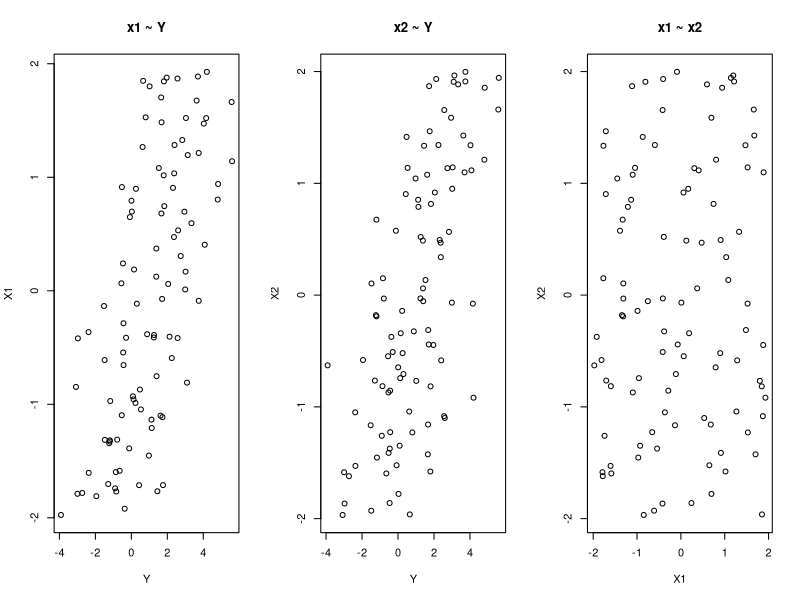
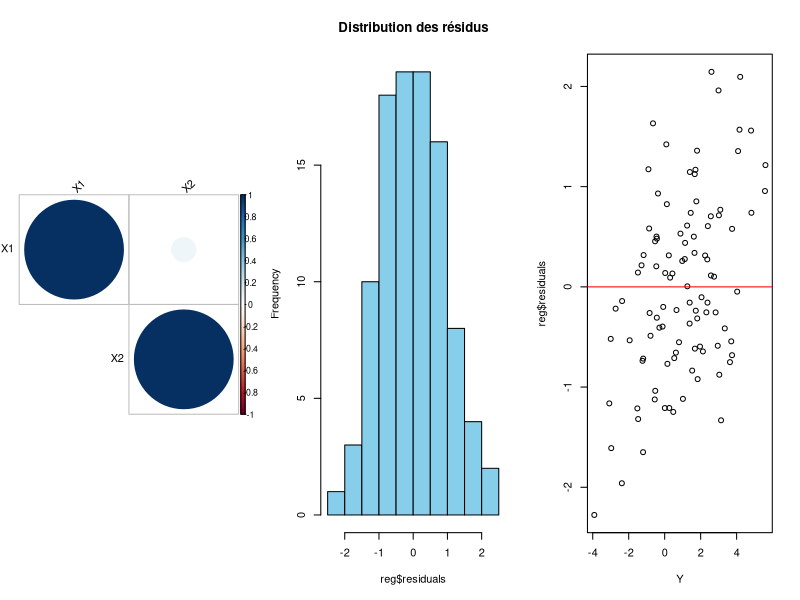
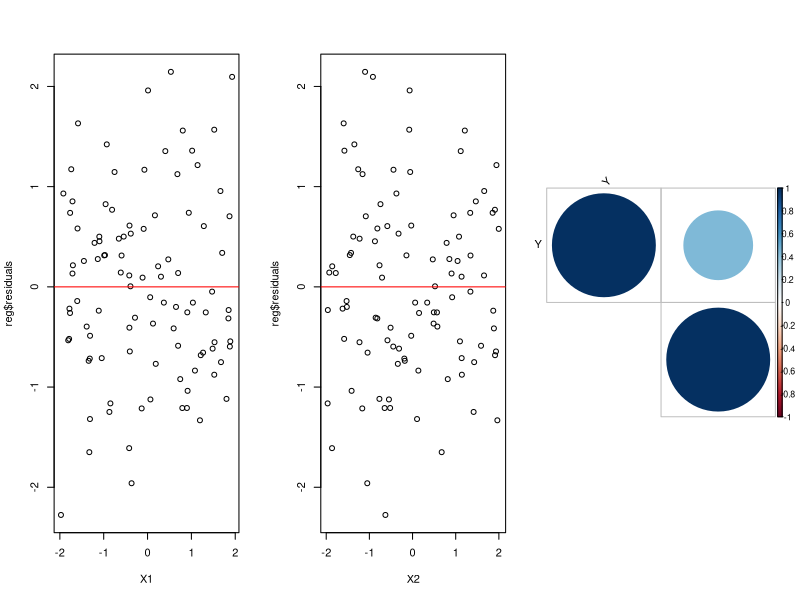
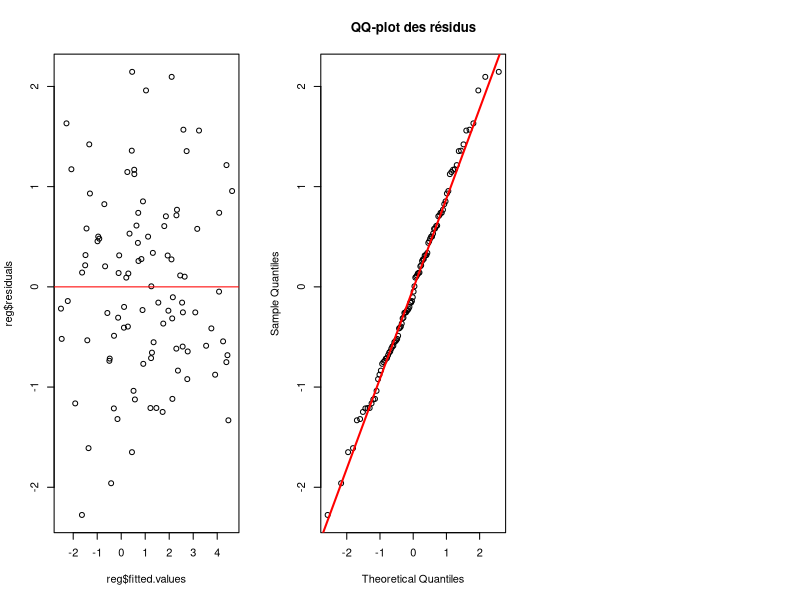
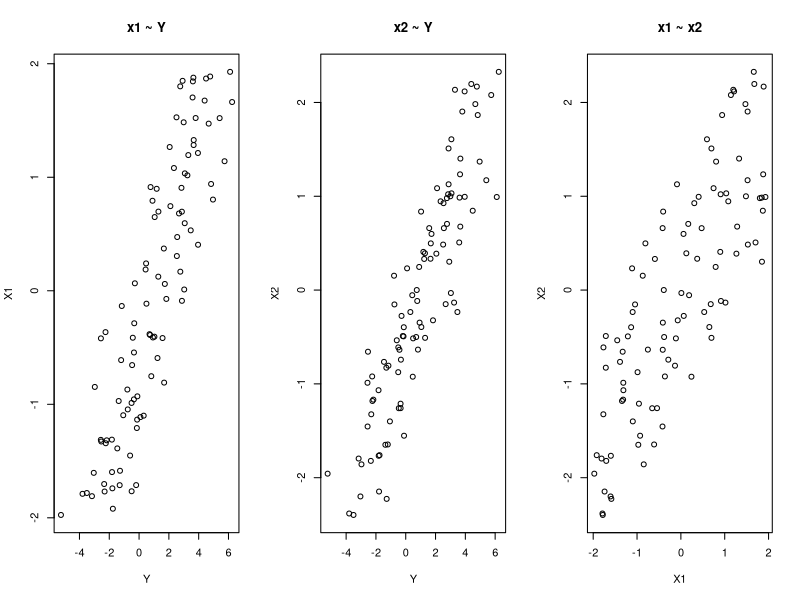
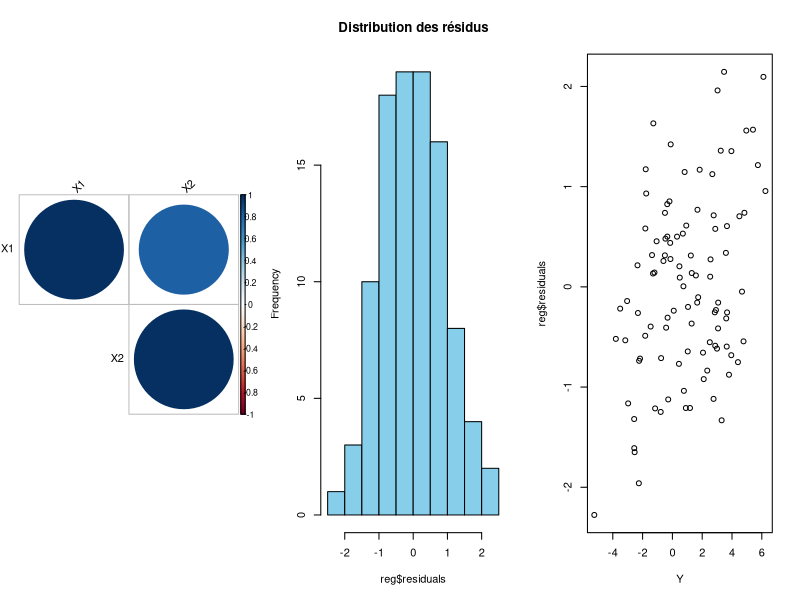
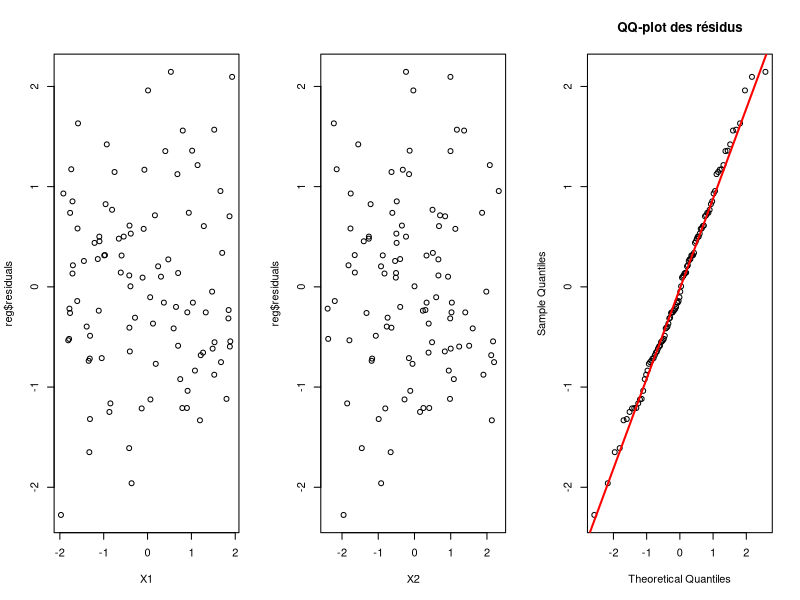
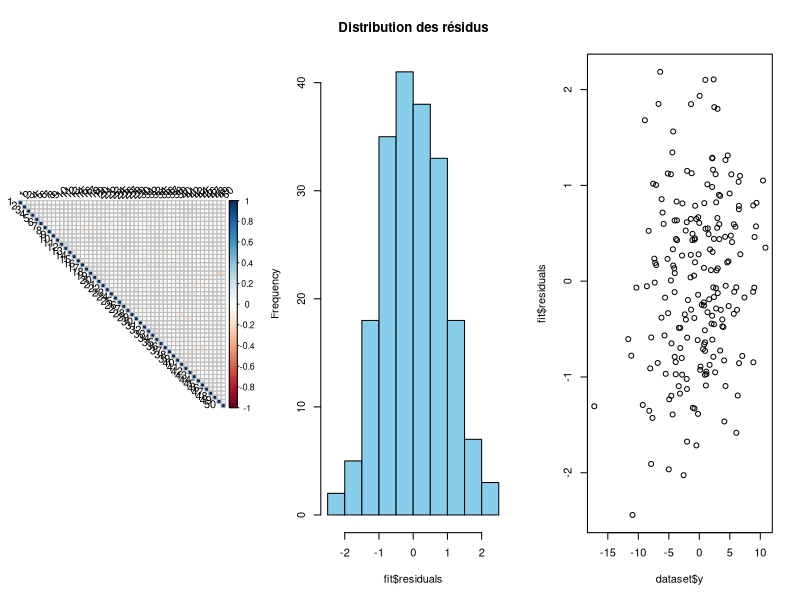

The R source for these figures, in order:
## ---- chunk 1
# PACKAGES

library(corrplot)
## ---- chunk 2
set.seed(123)
n <-  100

# Résidu 
sigma2 <- 1
bruit <- rnorm(n, mean = 0, sd = sqrt(sigma2))

# Vecteur
X1 <- runif(n, min = -2, max = 2)
X2 <- runif(n, min = -2, max = 2)

# Coefficient beta 
beta <-  c(1, 1, 1)

# Réponse Y
Y <- beta[1] + beta[2]*X1 + beta[3]*X2 + bruit

# RL
reg <- lm(Y ~ X1 + X2)
## ---- chunk 3
#visualisation de la corrélation entre les variables 
par(mfrow = c(1, 3))
plot(Y, X1, main = "x1 ~ Y")
plot(Y, X2, main = "x2 ~ Y")
plot(X1, X2, main = "x1 ~ x2")
## ---- chunk 4
#Matrice de corrélation et plot 
X = cbind(X1,X2)
cor_mat = cor(X)
corrplot(cor_mat, type="upper", order="hclust", tl.col="black", tl.srt=45)

## ---- chunk 5


hist(reg$residuals, col = "skyblue", main = "Distribution des résidus")

## ---- chunk 6
# Graphe des résidus en fonction de Y
plot(Y, reg$residuals)
abline(h = 0, col = "red")

# Graphe des résidus en fonction de X1
plot(X1, reg$residuals)
abline(h = 0, col = "red")

# Graphe des résidus en fonction de X2
plot(X2, reg$residuals)
abline(h = 0, col = "red")
## ---- chunk 7
#Matrice de corrélation et plot 
X = cbind(Y, reg$residuals)
cor_mat = cor(X)
corrplot(cor_mat, type="upper", order="hclust", tl.col="black", tl.srt=45)

## ---- chunk 8
plot(reg$fitted.values, reg$residuals)
abline(h = 0, col = "red")


## ---- chunk 9
# QQ-plot des résidus
qqnorm(residuals(reg), main = "QQ-plot des résidus")
qqline(residuals(reg), col = "red", lwd = 2)
## ---- chunk 10
set.seed(123)
n <-  100

# Résidu 
sigma2 <- 1
bruit <- rnorm(n, mean = 0, sd = sqrt(sigma2))

# Vecteur
X1 <- runif(n, min = -2, max = 2)

# Génération de X2 corrélé à X1
rho <- 0.8  # corrélation souhaitée (entre -1 et 1)
X2 <- rho * X1 + sqrt(1 - rho^2) * runif(n, min = -2, max = 2)

# Coefficient beta 
beta <-  c(1, 1, 1)

# Réponse Y
Y <- beta[1] + beta[2]*X1 + beta[3]*X2 + bruit

# RL
reg <- lm(Y ~ X1 + X2)
## ---- chunk 11
#visualisation de la corrélation entre les variables 
par(mfrow = c(1, 3))
plot(Y, X1, main = "x1 ~ Y")
plot(Y, X2, main = "x2 ~ Y")
plot(X1, X2, main = "x1 ~ x2")
## ---- chunk 12
#matrice de corrélation et plot 
X = cbind(X1,X2)
cor_mat = cor(X)
corrplot(cor_mat, type="upper", order="hclust", tl.col="black", tl.srt=45)
## ---- chunk 13
hist(reg$residuals, col = "skyblue", main = "Distribution des résidus")
## ---- chunk 14
# Graphe des résidus en fonction de Y
plot(Y, reg$residuals)

# Graphe des résidus en fonction de X1
plot(X1, reg$residuals)

# Graphe des résidus en fonction de X2
plot(X2, reg$residuals)
## ---- chunk 15
# QQ-plot des résidus
qqnorm(residuals(reg), main = "QQ-plot des résidus")
qqline(residuals(reg), col = "red", lwd = 2)
## ---- chunk 16
generate.lm <- function(n.train, p, p0, sigma2, n.test=10*n.train) {
  ## génération ensemble test/apprentissage
  ## Rq : Le test peut être grand ici, car il n'impacte pas la taille de l'échantillon d'apprentissage
  ## (Plus le test sera grand, plus les modèles seront évalués avec précision.)
  
  n <- n.train + n.test
  train <- 1:n.train
  test <- (n.train+1):n
  
  ## vecteur des vrais coefficients
  beta <- numeric(p)
  S.star <- sample(1:p, p0) ## vrai support S*
  beta[S.star] <- runif(p0, 1, 2)*sample(c(-1,1),p0, replace=T)
  ## bruit blanc gaussien de variance sigma2
  noise <- rnorm(n, sd=sigma2)
  ## prédicteurs sans structure particulière
  X <- matrix(rnorm(n*p), n, p)
  ## vecteur d'observation des réponses
  y <- ## vecteur des vrais coefficients
    beta <- numeric(p)
  S.star <- sample(1:p, p0) ## vrai support S*
  beta[S.star] <- runif(p0, 1, 2)*sample(c(-1,1),p0, replace=T)
  ## bruit blanc gaussien de variance sigma2
  noise <- rnorm(n, sd=sigma2)
  ## prédicteurs sans structure particulière
  X <- matrix(rnorm(n*p), n, p)
  ## vecteur d'observation des réponses
  y <-  X%*%beta + noise
  
  list(y=y, X=X, beta=beta, sigma2=sigma2, train=train, test=test)
}

# data generation
dataset<-generate.lm(n.train=100,p=50,p0=10, sigma2=1,n.test=100)
support<-(dataset$beta!=0)*1 # support[j]=1 si beta_j est non nul
fit<-lm(dataset$y~dataset$X) 
## ---- chunk 17
#matrice de corrélation et plot 
X = dataset$X
cor_mat = cor(X)
corrplot(cor_mat, type="upper", order="hclust", tl.col="black", tl.srt=45)
## ---- chunk 18
hist(fit$residuals, col = "skyblue", main = "Distribution des résidus")
## ---- chunk 19
# Graphe des résidus en fonction de Y
plot(dataset$y, fit$residuals)
## ---- chunk 20
# QQ-plot des résidus
qqnorm(residuals(fit), main = "QQ-plot des résidus")
qqline(residuals(fit), col = "red", lwd = 2)
